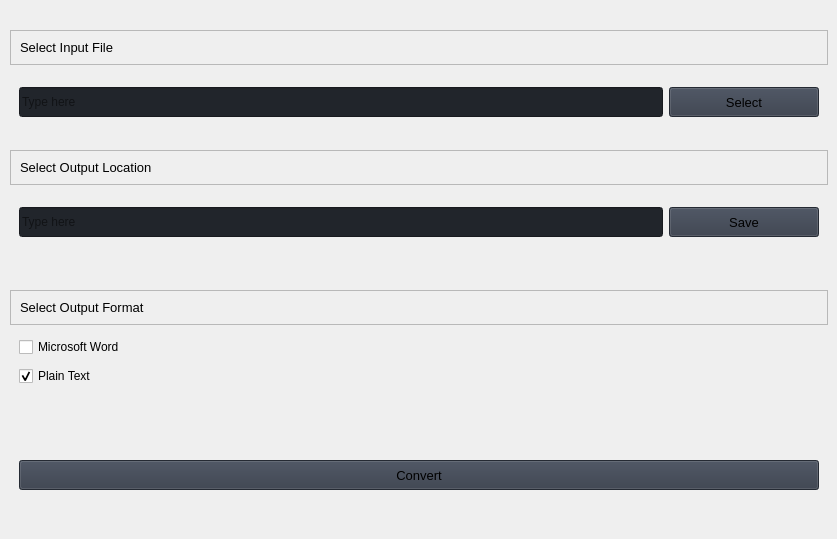
                     <widget class="QWidget" name="ocr_image_page">
                      <widget class="QFrame" name="frame_div_content_7">
                       <property name="geometry">
                        <rect>
                         <x>10</x>
                         <y>30</y>
                         <width>818</width>
                         <height>110</height>
                        </rect>
                       </property>
                       <property name="minimumSize">
                        <size>
                         <width>0</width>
                         <height>110</height>
                        </size>
                       </property>
                       <property name="maximumSize">
                        <size>
                         <width>16777215</width>
                         <height>110</height>
                        </size>
                       </property>
                       <property name="frameShape">
                        <enum>QFrame::NoFrame</enum>
                       </property>
                       <property name="frameShadow">
                        <enum>QFrame::Raised</enum>
                       </property>
                       <layout class="QVBoxLayout" name="verticalLayout_30">
                        <property name="spacing">
                         <number>0</number>
                        </property>
                        <property name="leftMargin">
                         <number>0</number>
                        </property>
                        <property name="topMargin">
                         <number>0</number>
                        </property>
                        <property name="rightMargin">
                         <number>0</number>
                        </property>
                        <property name="bottomMargin">
                         <number>0</number>
                        </property>
                        <item>
                         <widget class="QFrame" name="frame_title_wid_6">
                          <property name="maximumSize">
                           <size>
                            <width>16777215</width>
                            <height>35</height>
                           </size>
                          </property>
                          <property name="frameShape">
                           <enum>QFrame::StyledPanel</enum>
                          </property>
                          <property name="frameShadow">
                           <enum>QFrame::Raised</enum>
                          </property>
                          <layout class="QVBoxLayout" name="verticalLayout_31">
                           <item>
                            <widget class="QLabel" name="labelBoxBlenderInstalation_6">
                             <property name="font">
                              <font>
                               <pointsize>10</pointsize>
                               <italic>false</italic>
                               <bold>false</bold>
                              </font>
                             </property>
                             <property name="styleSheet">
                              <string notr="true"/>
                             </property>
                             <property name="text">
                              <string>Select Input File</string>
                             </property>
                            </widget>
                           </item>
                          </layout>
                         </widget>
                        </item>
                        <item>
                         <widget class="QFrame" name="frame_content_wid_7">
                          <property name="frameShape">
                           <enum>QFrame::NoFrame</enum>
                          </property>
                          <property name="frameShadow">
                           <enum>QFrame::Raised</enum>
                          </property>
                          <layout class="QHBoxLayout" name="horizontalLayout_17">
                           <item>
                            <layout class="QGridLayout" name="gridLayout_9">
                             <property name="bottomMargin">
                              <number>0</number>
                             </property>
                             <item row="0" column="0">
                              <widget class="QLineEdit" name="ocr_image_input_file_txt">
                               <property name="enabled">
                                <bool>false</bool>
                               </property>
                               <property name="minimumSize">
                                <size>
                                 <width>0</width>
                                 <height>30</height>
                                </size>
                               </property>
                               <property name="styleSheet">
                                <string notr="true">background-color: rgb(33, 37, 43);</string>
                               </property>
                               <property name="text">
                                <string/>
                               </property>
                               <property name="placeholderText">
                                <string>Type here</string>
                               </property>
                              </widget>
                             </item>
                             <item row="0" column="1">
                              <widget class="QPushButton" name="ocr_image_select_input_file_btn">
                               <property name="minimumSize">
                                <size>
                                 <width>150</width>
                                 <height>30</height>
                                </size>
                               </property>
                               <property name="font">
                                <font>
                                 <pointsize>10</pointsize>
                                 <italic>false</italic>
                                 <bold>false</bold>
                                </font>
                               </property>
                               <property name="cursor">
                                <cursorShape>PointingHandCursor</cursorShape>
                               </property>
                               <property name="styleSheet">
                                <string notr="true">background-color: rgb(52, 59, 72);</string>
                               </property>
                               <property name="text">
                                <string>Select</string>
                               </property>
                               <property name="icon">
                                <iconset resource="resources.qrc">
                                 <normaloff>:/icons/images/icons/cil-folder-open.png</normaloff>:/icons/images/icons/cil-folder-open.png</iconset>
                               </property>
                              </widget>
                             </item>
                            </layout>
                           </item>
                          </layout>
                         </widget>
                        </item>
                       </layout>
                      </widget>
                      <widget class="QFrame" name="frame_div_content_8">
                       <property name="geometry">
                        <rect>
                         <x>10</x>
                         <y>420</y>
                         <width>818</width>
                         <height>110</height>
                        </rect>
                       </property>
                       <property name="minimumSize">
                        <size>
                         <width>0</width>
                         <height>110</height>
                        </size>
                       </property>
                       <property name="maximumSize">
                        <size>
                         <width>16777215</width>
                         <height>110</height>
                        </size>
                       </property>
                       <property name="frameShape">
                        <enum>QFrame::NoFrame</enum>
                       </property>
                       <property name="frameShadow">
                        <enum>QFrame::Raised</enum>
                       </property>
                       <layout class="QVBoxLayout" name="verticalLayout_32">
                        <property name="spacing">
                         <number>0</number>
                        </property>
                        <property name="leftMargin">
                         <number>0</number>
                        </property>
                        <property name="topMargin">
                         <number>0</number>
                        </property>
                        <property name="rightMargin">
                         <number>0</number>
                        </property>
                        <property name="bottomMargin">
                         <number>0</number>
                        </property>
                        <item>
                         <widget class="QFrame" name="frame_content_wid_8">
                          <property name="frameShape">
                           <enum>QFrame::NoFrame</enum>
                          </property>
                          <property name="frameShadow">
                           <enum>QFrame::Raised</enum>
                          </property>
                          <layout class="QHBoxLayout" name="horizontalLayout_18">
                           <item>
                            <layout class="QGridLayout" name="gridLayout_10">
                             <property name="bottomMargin">
                              <number>0</number>
                             </property>
                             <item row="0" column="0">
                              <widget class="QPushButton" name="ocr_image_convert_btn">
                               <property name="minimumSize">
                                <size>
                                 <width>150</width>
                                 <height>30</height>
                                </size>
                               </property>
                               <property name="font">
                                <font>
                                 <pointsize>10</pointsize>
                                 <italic>false</italic>
                                 <bold>false</bold>
                                </font>
                               </property>
                               <property name="cursor">
                                <cursorShape>PointingHandCursor</cursorShape>
                               </property>
                               <property name="styleSheet">
                                <string notr="true">background-color: rgb(52, 59, 72);</string>
                               </property>
                               <property name="text">
                                <string>Convert</string>
                               </property>
                              </widget>
                             </item>
                            </layout>
                           </item>
                          </layout>
                         </widget>
                        </item>
                       </layout>
                      </widget>
                      <widget class="QFrame" name="frame_div_content_9">
                       <property name="geometry">
                        <rect>
                         <x>10</x>
                         <y>150</y>
                         <width>818</width>
                         <height>110</height>
                        </rect>
                       </property>
                       <property name="minimumSize">
                        <size>
                         <width>0</width>
                         <height>110</height>
                        </size>
                       </property>
                       <property name="maximumSize">
                        <size>
                         <width>16777215</width>
                         <height>110</height>
                        </size>
                       </property>
                       <property name="frameShape">
                        <enum>QFrame::NoFrame</enum>
                       </property>
                       <property name="frameShadow">
                        <enum>QFrame::Raised</enum>
                       </property>
                       <layout class="QVBoxLayout" name="verticalLayout_33">
                        <property name="spacing">
                         <number>0</number>
                        </property>
                        <property name="leftMargin">
                         <number>0</number>
                        </property>
                        <property name="topMargin">
                         <number>0</number>
                        </property>
                        <property name="rightMargin">
                         <number>0</number>
                        </property>
                        <property name="bottomMargin">
                         <number>0</number>
                        </property>
                        <item>
                         <widget class="QFrame" name="frame_title_wid_7">
                          <property name="maximumSize">
                           <size>
                            <width>16777215</width>
                            <height>35</height>
                           </size>
                          </property>
                          <property name="frameShape">
                           <enum>QFrame::StyledPanel</enum>
                          </property>
                          <property name="frameShadow">
                           <enum>QFrame::Raised</enum>
                          </property>
                          <layout class="QVBoxLayout" name="verticalLayout_34">
                           <item>
                            <widget class="QLabel" name="labelBoxBlenderInstalation_7">
                             <property name="font">
                              <font>
                               <pointsize>10</pointsize>
                               <italic>false</italic>
                               <bold>false</bold>
                              </font>
                             </property>
                             <property name="styleSheet">
                              <string notr="true"/>
                             </property>
                             <property name="text">
                              <string>Select Output Location</string>
                             </property>
                            </widget>
                           </item>
                          </layout>
                         </widget>
                        </item>
                        <item>
                         <widget class="QFrame" name="frame_content_wid_9">
                          <property name="frameShape">
                           <enum>QFrame::NoFrame</enum>
                          </property>
                          <property name="frameShadow">
                           <enum>QFrame::Raised</enum>
                          </property>
                          <layout class="QHBoxLayout" name="horizontalLayout_19">
                           <item>
                            <layout class="QGridLayout" name="gridLayout_11">
                             <property name="bottomMargin">
                              <number>0</number>
                             </property>
                             <item row="0" column="1">
                              <widget class="QPushButton" name="ocr_image_select_output_folder_btn">
                               <property name="minimumSize">
                                <size>
                                 <width>150</width>
                                 <height>30</height>
                                </size>
                               </property>
                               <property name="font">
                                <font>
                                 <pointsize>10</pointsize>
                                 <italic>false</italic>
                                 <bold>false</bold>
                                </font>
                               </property>
                               <property name="cursor">
                                <cursorShape>PointingHandCursor</cursorShape>
                               </property>
                               <property name="styleSheet">
                                <string notr="true">background-color: rgb(52, 59, 72);</string>
                               </property>
                               <property name="text">
                                <string>Save</string>
                               </property>
                               <property name="icon">
                                <iconset resource="resources.qrc">
                                 <normaloff>:/icons/images/icons/cil-folder-open.png</normaloff>:/icons/images/icons/cil-folder-open.png</iconset>
                               </property>
                              </widget>
                             </item>
                             <item row="0" column="0">
                              <widget class="QLineEdit" name="ocr_image_output_folder_txt">
                               <property name="enabled">
                                <bool>false</bool>
                               </property>
                               <property name="minimumSize">
                                <size>
                                 <width>0</width>
                                 <height>30</height>
                                </size>
                               </property>
                               <property name="styleSheet">
                                <string notr="true">background-color: rgb(33, 37, 43);</string>
                               </property>
                               <property name="text">
                                <string/>
                               </property>
                               <property name="placeholderText">
                                <string>Type here</string>
                               </property>
                              </widget>
                             </item>
                            </layout>
                           </item>
                          </layout>
                         </widget>
                        </item>
                       </layout>
                      </widget>
                      <widget class="QFrame" name="row4_3">
                       <property name="geometry">
                        <rect>
                         <x>10</x>
                         <y>290</y>
                         <width>818</width>
                         <height>110</height>
                        </rect>
                       </property>
                       <property name="minimumSize">
                        <size>
                         <width>0</width>
                         <height>110</height>
                        </size>
                       </property>
                       <property name="maximumSize">
                        <size>
                         <width>16777215</width>
                         <height>110</height>
                        </size>
                       </property>
                       <property name="frameShape">
                        <enum>QFrame::NoFrame</enum>
                       </property>
                       <property name="frameShadow">
                        <enum>QFrame::Raised</enum>
                       </property>
                       <layout class="QVBoxLayout" name="verticalLayout_50">
                        <property name="spacing">
                         <number>0</number>
                        </property>
                        <property name="leftMargin">
                         <number>0</number>
                        </property>
                        <property name="topMargin">
                         <number>0</number>
                        </property>
                        <property name="rightMargin">
                         <number>0</number>
                        </property>
                        <property name="bottomMargin">
                         <number>0</number>
                        </property>
                        <item>
                         <widget class="QFrame" name="frame_title_wid_15">
                          <property name="maximumSize">
                           <size>
                            <width>16777215</width>
                            <height>35</height>
                           </size>
                          </property>
                          <property name="frameShape">
                           <enum>QFrame::StyledPanel</enum>
                          </property>
                          <property name="frameShadow">
                           <enum>QFrame::Raised</enum>
                          </property>
                          <layout class="QVBoxLayout" name="verticalLayout_51">
                           <item>
                            <widget class="QLabel" name="labelBoxBlenderInstalation_15">
                             <property name="font">
                              <font>
                               <pointsize>10</pointsize>
                               <italic>false</italic>
                               <bold>false</bold>
                              </font>
                             </property>
                             <property name="styleSheet">
                              <string notr="true"/>
                             </property>
                             <property name="text">
                              <string>Select Output Format</string>
                             </property>
                            </widget>
                           </item>
                          </layout>
                         </widget>
                        </item>
                        <item>
                         <widget class="QFrame" name="frame_content_wid_17">
                          <property name="frameShape">
                           <enum>QFrame::NoFrame</enum>
                          </property>
                          <property name="frameShadow">
                           <enum>QFrame::Raised</enum>
                          </property>
                          <layout class="QHBoxLayout" name="horizontalLayout_27">
                           <item>
                            <layout class="QGridLayout" name="gridLayout_19">
                             <property name="bottomMargin">
                              <number>0</number>
                             </property>
                             <item row="0" column="0">
                              <widget class="QCheckBox" name="ocr_image_msword_chk">
                               <property name="autoFillBackground">
                                <bool>false</bool>
                               </property>
                               <property name="styleSheet">
                                <string notr="true"/>
                               </property>
                               <property name="text">
                                <string>Microsoft Word</string>
                               </property>
                              </widget>
                             </item>
                             <item row="1" column="0">
                              <widget class="QCheckBox" name="ocr_image_plain_text_chk">
                               <property name="autoFillBackground">
                                <bool>false</bool>
                               </property>
                               <property name="styleSheet">
                                <string notr="true"/>
                               </property>
                               <property name="text">
                                <string>Plain Text</string>
                               </property>
                               <property name="checked">
                                <bool>true</bool>
                               </property>
                              </widget>
                             </item>
                            </layout>
                           </item>
                          </layout>
                         </widget>
                        </item>
                       </layout>
                      </widget>
                     </widget>
